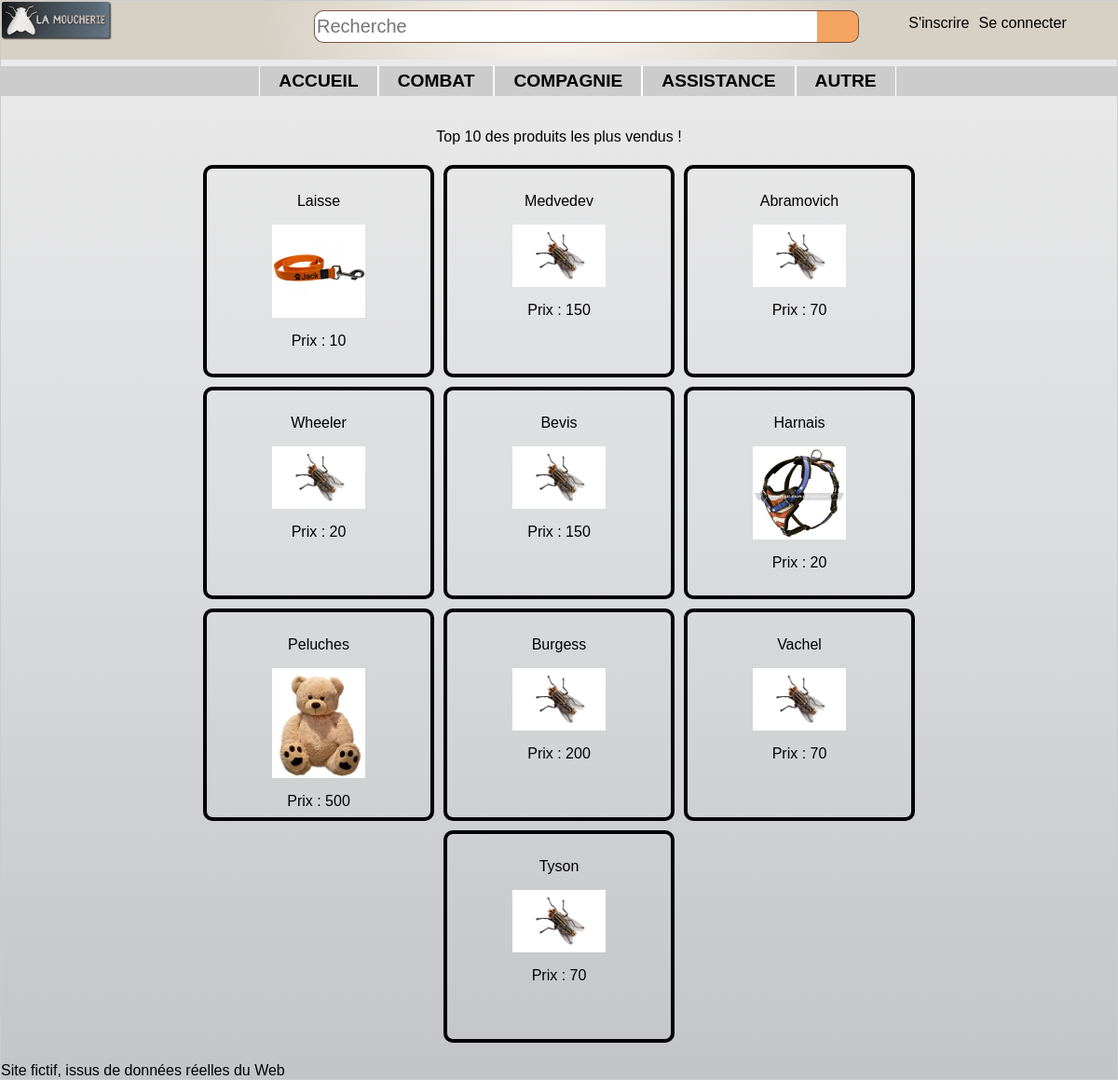
/controler/main.ctrl.php, run on the app's committed database.
### tables this page shows
CREATE TABLE categorie (
	id INTEGER PRIMARY KEY,
	nom TEXT,
	pere INTEGER,
	FOREIGN KEY(pere) REFERENCES categorie(id)
);

CREATE TABLE quantachat (
	ref INTEGER PRIMARY KEY,
	quantite INTEGER,
	FOREIGN KEY(ref) REFERENCES article(ref)
);

CREATE TABLE article (
	ref INTEGER PRIMARY KEY,
	libelle TEXT,
	description TEXT,
	categorie INTEGER,
	prix REAL,
	image TEXT,
	FOREIGN KEY(categorie) REFERENCES categorie(id)
);

### controler/articles.ctrl.php (called while the page is built, shortened)
<?php
if (isset($_GET['cat']))
  $cat = $_GET['cat'];
else
  $cat = 0;
if (isset($_GET['ref'])){
  $ref = $_GET['ref'];
  if (isset($_GET['pred'])){
    $articles = $dao->prec($ref, $cat);
  }elseif (isset($_GET['next'])){
    $articles = $dao->next($ref, $cat);
  }
}else if ( $cat == 0){
  $articles = $dao->getBestArticle();
}else{
  $articles = $dao-> firstN($cat);
}
$next = $dao->next(end($articles)->ref, $cat);
include("../view/articles.view.php");
?>

### model/DAO.class.php (called while the page is built, shortened)
<?php
    $dao = new DAO();
    class DAO {
        private $db;
        function __construct() {
            try {
              $this->db = new PDO('sqlite:../data/db/lamoucherie.db');
            }
            catch (PDOException $e){
              die("erreur de connexion:".$e->getMessage());
            }
        }
        function getBestArticle(){
            $req = "SELECT * FROM article,quantachat WHERE article.ref=quantachat.ref ORDER BY quantite DESC LIMIT 10";
            $descripteur = $this->db->query($req);
            $result = $descripteur->fetchAll(PDO::FETCH_CLASS, 'Article');
            return $result;
        }
        function getAllCat() : array {
            $catPere = "SELECT * FROM categorie WHERE id=pere";
            $descripteur = $this->db->query($catPere);
            $resCatPere = $descripteur->fetchAll(PDO::FETCH_CLASS, 'Categorie');
            $resultat = array();
            foreach ($resCatPere as $key => $value) {
              $sousCatPere = "SELECT * FROM categorie WHERE pere=$value->id AND id!=pere";
              $descripteur = $this->db->query($sousCatPere);
              $resSousCatPere = $descripteur->fetchAll(PDO::FETCH_CLASS, 'Categorie');
              array_unshift($resSousCatPere, $value);
              $resultat[] = $resSousCatPere;
            }
            return $resultat;
        }
    }
    ?>

### view/articles.view.php (the view, shortened to what this page needs)
<?php
include("../view/header.php");
echo '<section class="parcourir">';
  if ($cat==0){
    echo "<p>Top 10 des produits les plus vendus !</p>";
  }
echo '</section>';
echo '<section class="articles">';
  $PATH = '../view/imgArticles/';
  foreach ($articles as $key => $article) {
    $img = $PATH.$article->image;
    echo"<a href=\"../controler/main.ctrl.php?cat=$cat&refArticle=$article->ref\">";
      echo '<article>';
        echo "<p>$article->libelle</p>";
        echo "<p><img src='$img' /></p>";
        echo "<p>Prix : $article->prix</p>";
      echo '</article>';
    echo"</a>";
  }
echo '</section>';
include("../view/footer.php");
?>

### controler/main.ctrl.php (shortened to what this page needs)
<?php
include_once("../model/DAO.class.php");
if ( isset($_SESSION["mail"]) && $dao->verifMail($_SESSION["mail"]) ){
  $userConnected = true;
}else{
  $userConnected = false;
}
$listeCategorie = $dao->getAllCat();
if (isset($_GET['inscription'])){
  include('inscription.ctrl.php');
}else if(isset($_GET['admin'])){
  include('admin.ctrl.php');
}else if(isset($_GET['panier'])){
  include('panier.ctrl.php');
}else if(isset($_GET['infocompte'])){
  include('infoCompte.ctrl.php');
}else if(isset($_GET['refArticle'])){
  include('article.ctrl.php');
}else{
  include('articles.ctrl.php');
}
?>

### view/header.php (shortened to what this page needs)
<html>
<head>
  <link rel="stylesheet" type="text/css" href="../view/design/style.css">
</head>
<body class="bridge">
  <header>
    <img src="../view/design/logo-moucherieTrans.png" alt="logo-moucherieTrans">
    <form class="formulaire" action="index.html" method="post">
      <input class="champ" type="text" placeholder="Recherche"/>
      <input class="bouton" type="button" value=" " />
    </form>
  </header>
  <nav class="connexion">
    <ul>
      <?php
          if ($userConnected){
            echo "<li>MON COMPTE";
              echo "<ul>";
                echo "<li><a href=\"../controler/main.ctrl.php?panier=1\">Mon panier</a></li>";
                echo "<li><a href=\"../controler/main.ctrl.php?infocompte=1\">Information compte</a></li>";
                if(  $_SESSION['statut'] == 'admin'){
                  echo "<li><a href=\"../controler/main.ctrl.php?admin=1\">Administration</a></li>";
                }
                echo "<li><a href=\"../controler/main.ctrl.php?deconnexion=1\">Déconnexion</a></li>";
              echo "</ul>";
            echo "</li>";
          }else{
            echo "<li><a href=\"../controler/main.ctrl.php?inscription=1\">S'inscrire</a></li>";
            echo "<li><form action=\"../controler/main.ctrl.php\" method=\"get\">Se connecter";
            echo "</form></li>";
          }
       ?>
    </ul>
  </nav>
  <nav class="menu">
    <ul>
      <li><a href="../controler/main.ctrl.php">accueil</a></li>
      <?php
        foreach ($listeCategorie as $key => $value) {
          if (sizeof($value)>1){
            $catPere = $value[0]->nom;
            $numCat = $value[0]->id;
            echo"<li><a href=\"../controler/main.ctrl.php?cat=$numCat\">$catPere</a>";
            echo"</li>";
          }else{
            $catPere = $value[0]->nom;
            $numCat = $value[0]->id;
            echo"<li><a href=\"../controler/main.ctrl.php?cat=$numCat\">$catPere</a></li>";
          }
        }
      ?>
    </ul>
  </nav>

### view/footer.php
  <footer>
    </p>Site fictif, issus de données réelles du Web</p>
  </footer>
</body>
</html>

### view/design/style.css (style rules this page uses)
.bridge { background-image: -webkit-linear-gradient(top, #EBEBEB 0%, #DCDDDF 48%, #C4C5C7 99%); background-image: linear-gradient(-180deg, #EBEBEB 0%, #DCDDDF 48%, #C4C5C7 99%); margin: 0px; }
body { font-family: HelveticaNeueW01-Thin,HelveticaNeueW02-Thin,HelveticaNeueW10-35Thin,sans-serif; margin: auto; border: 1px solid #CCC; box-shadow: 10px 10px 5px #888888; }
header { font-size:large; font-weight: bolder; width: 100%; border-left: none; border-right: none; margin: 0px; margin-top: 0px; padding: 0px; display: flex; position: fixed; justify-content: space-between; background-image: -webkit-radial-gradient(27% 185%, #F9F6F1 0%, #D7D0C5 100%); background-image: radial-gradient(27% 185%, #F9F6F1 0%, #D7D0C5 100%); }
.formulaire { display:flex; justify-content: flex-start; width: 50%; height: 35px; margin-top: 10px; margin-right: 22%; }
.formulaire .champ { width: 90%; height:35px; background-color: #ffff; border: solid 1px #7a5440; border-right: solid 0px; border-radius: 10px; border-top-right-radius: 0px; border-bottom-right-radius: 0px; font-family: arial, verdana, sans-serif; font-size: 20px; margin: 0px; padding: 2px; }
.formulaire .bouton { background-color: #F4A460; background-repeat: no-repeat; border-radius: 10px,10px,0px,0px; width: 45px; height: 100%; padding: 0px; margin: 0px; border-left: solid 0px; border-radius: 10px; border-top-left-radius: 0px; border-bottom-left-radius: 0px; vertical-align: top; border: solid 1px #7a5440; border-left: solid 0px; }
.connexion { width: 300px; height: auto; position: fixed; top : 0px; right: 10px; }
.connexion ul { list-style-type:none; display : flex; justify-content: center; }
.connexion ul li a { display: inline-block; margin-right: 10px; }
header img { width: 10%; height: 50%; }
.menu ul { background: #CCCCCC; font-size: 1.2em; list-style-type:none; display : flex; justify-content: center; margin-top : 70px; font-weight: bold; text-transform: uppercase; color : black; }
.menu ul li a { display: inline-block; padding:5px 20px; border-left: 1px solid white; border-right: 1px solid white; }
li a:link { text-decoration:none; color : black; }
section { display: flex; margin: auto; flex-wrap: wrap; justify-content :center; max-width: 840px; }
.articles a { width: 220px; height: 200px; border: 4px solid black; border-radius: 10px; padding:10px; margin : 5px; text-align: center; }
.articles a:link { text-decoration:none; color : black; }
.articles article img { width: 100px; }

### data on the page
categorie: nom "COMBAT"
categorie: nom "COMPAGNIE"
categorie: nom "ASSISTANCE"
categorie: nom "AUTRE"
quantachat: ref.libelle "Laisse", ref.image (picture), ref.prix "10"
quantachat: ref.libelle "Medvedev", ref.image (picture), ref.prix "150"
quantachat: ref.libelle "Abramovich", ref.image (picture), ref.prix "70"
quantachat: ref.libelle "Wheeler", ref.image (picture), ref.prix "20"
quantachat: ref.libelle "Bevis", ref.image (picture), ref.prix "150"
quantachat: ref.libelle "Harnais", ref.image (picture), ref.prix "20"
quantachat: ref.libelle "Peluches", ref.image (picture), ref.prix "500"
quantachat: ref.libelle "Burgess", ref.image (picture), ref.prix "200"
quantachat: ref.libelle "Vachel", ref.image (picture), ref.prix "70"
quantachat: ref.libelle "Tyson", ref.image (picture), ref.prix "70"
